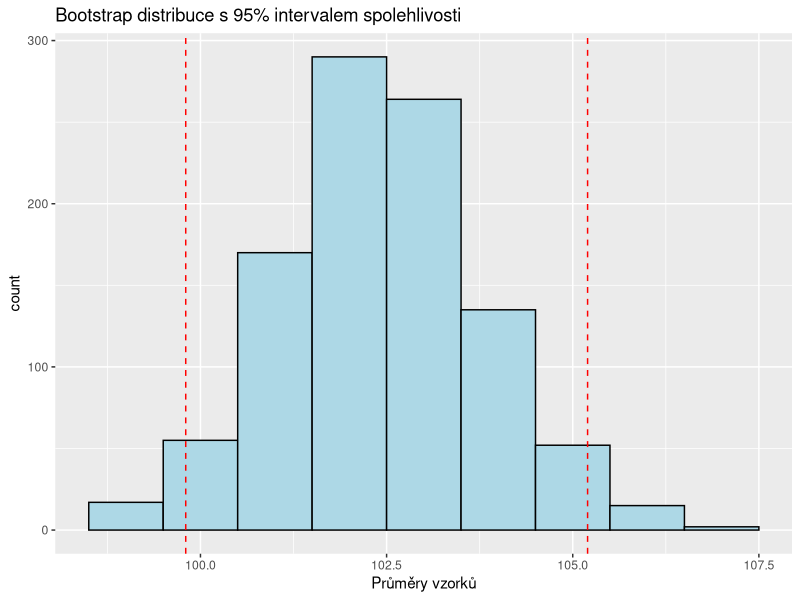

The R script that drew this image:
## ---- chunk 1
# Interval spolehlivosti pro n > 30
x <- rnorm(100, mean = 100, sd = 15)
n <- length(x)
x_bar <- mean(x)
z <- qnorm(0.975)  # pro 95% úroveň spolehlivosti
se <- sd(x) / sqrt(n)
lower <- x_bar - z * se
upper <- x_bar + z * se
c(lower, upper)
## ---- chunk 2
# Interval spolehlivosti pro n < 30
x <- rnorm(20, mean = 100, sd = 15)
n <- length(x)
x_bar <- mean(x)
t_stat <- qt(0.975, df = n - 1)
se <- sd(x) / sqrt(n)
lower <- x_bar - t_stat * se
upper <- x_bar + t_stat * se
c(lower, upper)
## ---- chunk 3
library(ggplot2, quiet=TRUE)
# Vzorek dat a výpočet CI
x <- rnorm(100, mean = 100, sd = 15)
boot_means <- replicate(1000, mean(sample(x, size = 100, replace = TRUE)))
ci <- quantile(boot_means, c(0.025, 0.975))

# Vizualizace CI
ggplot(data.frame(x = boot_means), aes(x = x)) +
 geom_histogram(binwidth = 1, fill = "lightblue", color = "black") +
 geom_vline(xintercept = ci, color = "red", linetype = "dashed") +
 labs(title = "Bootstrap distribuce s 95% intervalem spolehlivosti", x = "Průměry vzorků")
